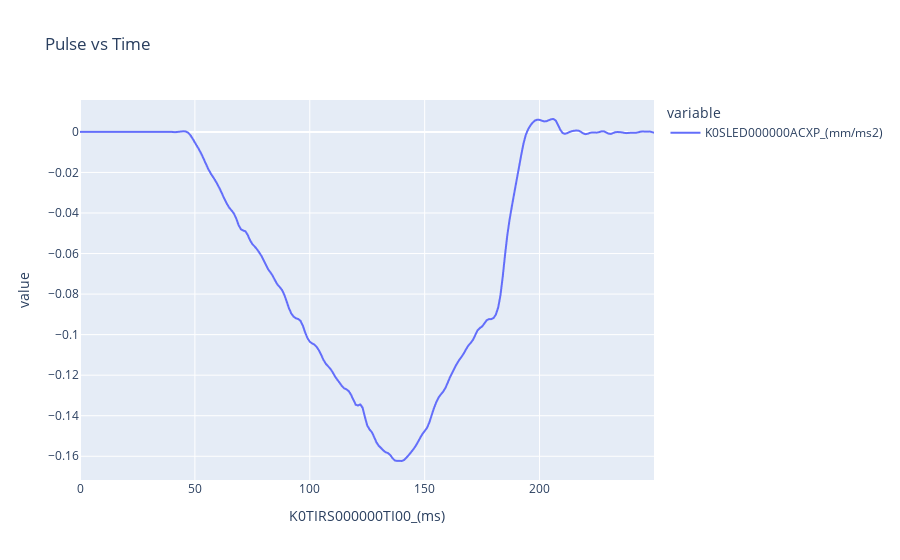

The cell this chart's notebook holds for it:
### Markdown cell above
# Pulse 
* First think to check

### Code cell
Graphics.plot(Simulation_Test['Time'].timeseries(),[Simulation_Test['Sled1'].Pulse()],title='Pulse vs Time',time_limit=(0,250))

### Figure 1 — Plotly figure (JSON) as saved in the notebook; plotly's stock layout.template omitted (floating-point values rounded to 4 significant figures; data arrays with more than 128 entries replaced by an {"elided": "..."} marker saying what was removed)
{"data": [{"hovertemplate": "variable=K0SLED000000ACXP_(mm/ms2)<br>K0TIRS000000TI00_(ms)=%{x}<br>value=%{y}<extra></extra>", "legendgroup": "K0SLED000000ACXP_(mm/ms2)", "line": {"color": "#636efa", "dash": "solid"}, "marker": {"symbol": "circle"}, "mode": "lines", "name": "K0SLED000000ACXP_(mm/ms2)", "showlegend": true, "type": "scattergl", "x": {"elided": "2500 float values"}, "xaxis": "x", "y": {"elided": "2500 float values"}, "yaxis": "y"}], "layout": {"legend": {"title": {"text": "variable"}, "tracegroupgap": 0}, "title": {"text": "Pulse vs Time"}, "xaxis": {"anchor": "y", "domain": [0, 1], "title": {"text": "K0TIRS000000TI00_(ms)"}}, "yaxis": {"anchor": "x", "domain": [0, 1], "title": {"text": "value"}}}}
